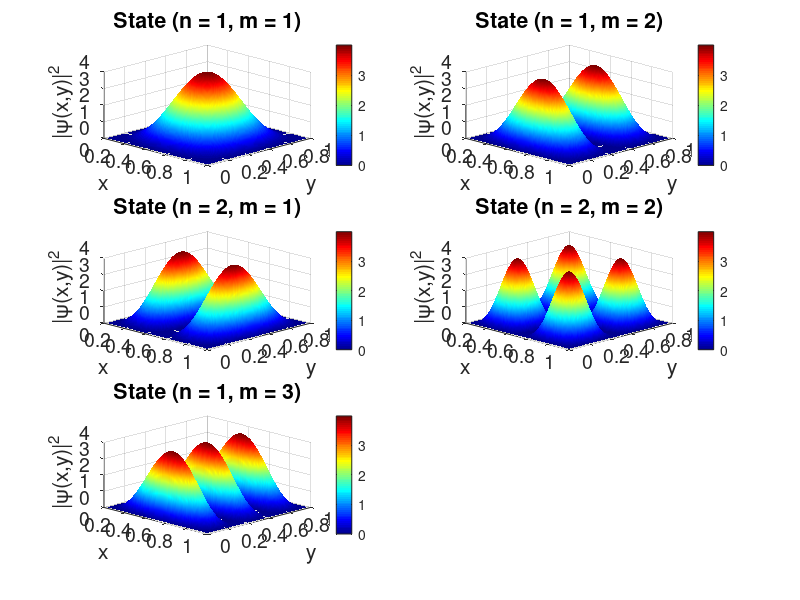

MATLAB code for this plot: (Note: this script raises an error after producing the figure.)
% plot_2D_well.m
% -------------------------------------------------
% This script plots the probability densities of the five lowest 
% eigenstates of a 2D infinite square well (0 < x < 1, 0 < y < 1)


clear; close all; clc;

% Set well width
L = 1;

% Define a grid for x and y
N = 100;          
x = linspace(0, L, N);
y = linspace(0, L, N);
[X, Y] = meshgrid(x, y);

% Define the quantum numbers for the five states:
% (n,m) = (1,1), (1,2), (2,1), (2,2), (1,3)
states = [1 1; 1 2; 2 1; 2 2; 1 3];

% Create a figure for the plots
figure('Name','Probability Densities for 2D Infinite Square Well','NumberTitle','off');

for i = 1:size(states,1)
    n = states(i,1);
    m = states(i,2);
    
    % Compute the normalized eigenfunction
    psi = (2/L) * sin(n*pi*X/L) .* sin(m*pi*Y/L);
    
    % Compute the probability density
    prob_density = psi.^2;
    
    % Plot the probability density 
    subplot(3,2,i)  
    surf(X, Y, prob_density, 'EdgeColor', 'none');
    shading interp
    colormap jet
    colorbar
    xlabel('x', 'FontSize', 14);
    ylabel('y', 'FontSize', 14);
    zlabel('|\psi(x,y)|^2', 'FontSize', 14);
    title(sprintf('State (n = %d, m = %d)', n, m), 'FontSize', 16);
    set(gca, 'FontSize', 14);  
    view(45,30)
end

subplot(3,2,6);
axis off;

sgtitle('Probability Densities of the Lowest Five Eigenstates for a 2D Infinite Square Well', 'FontSize', 18);
